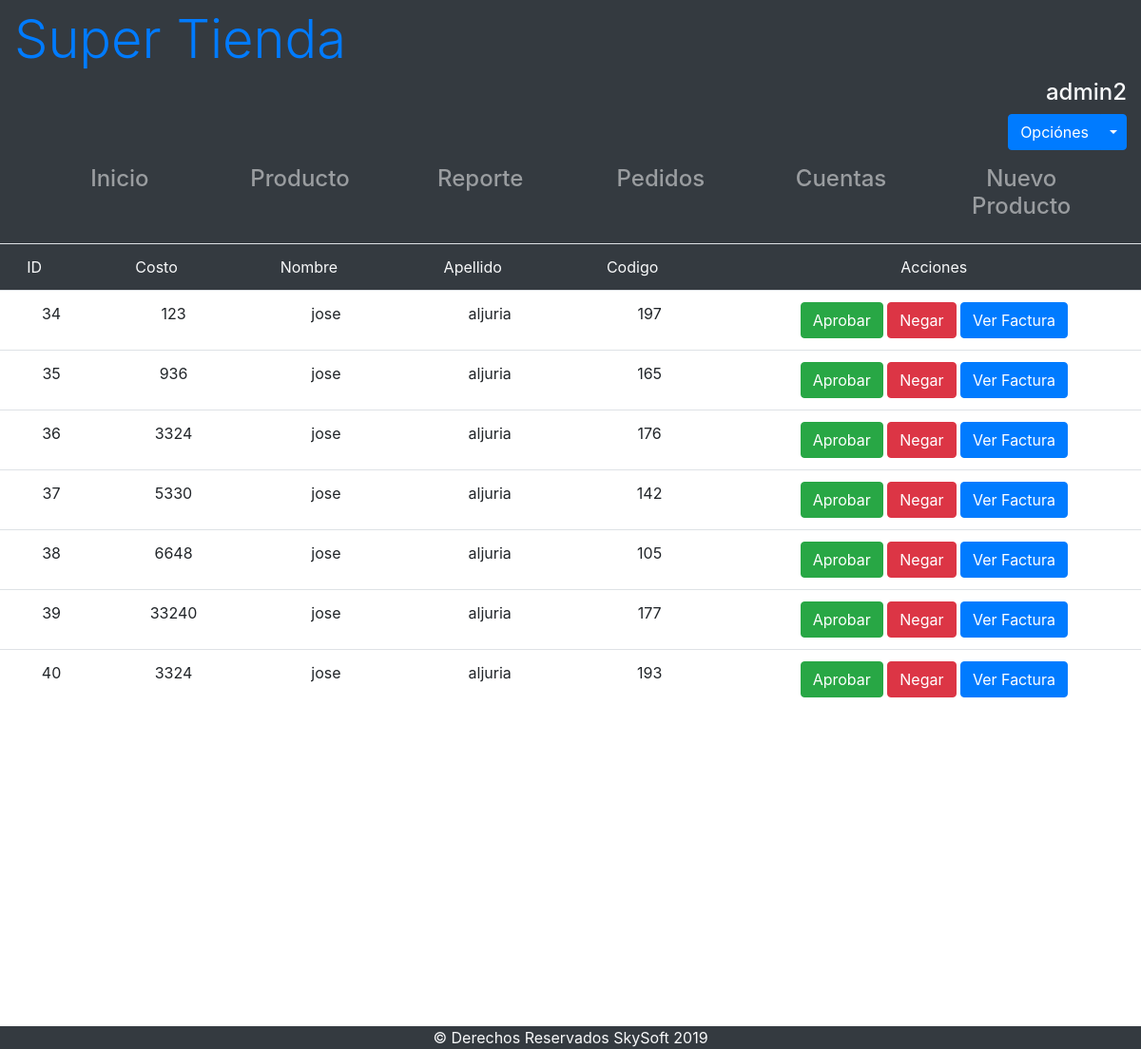
The page /pedidos.php (signed in) on the database as committed earlier.
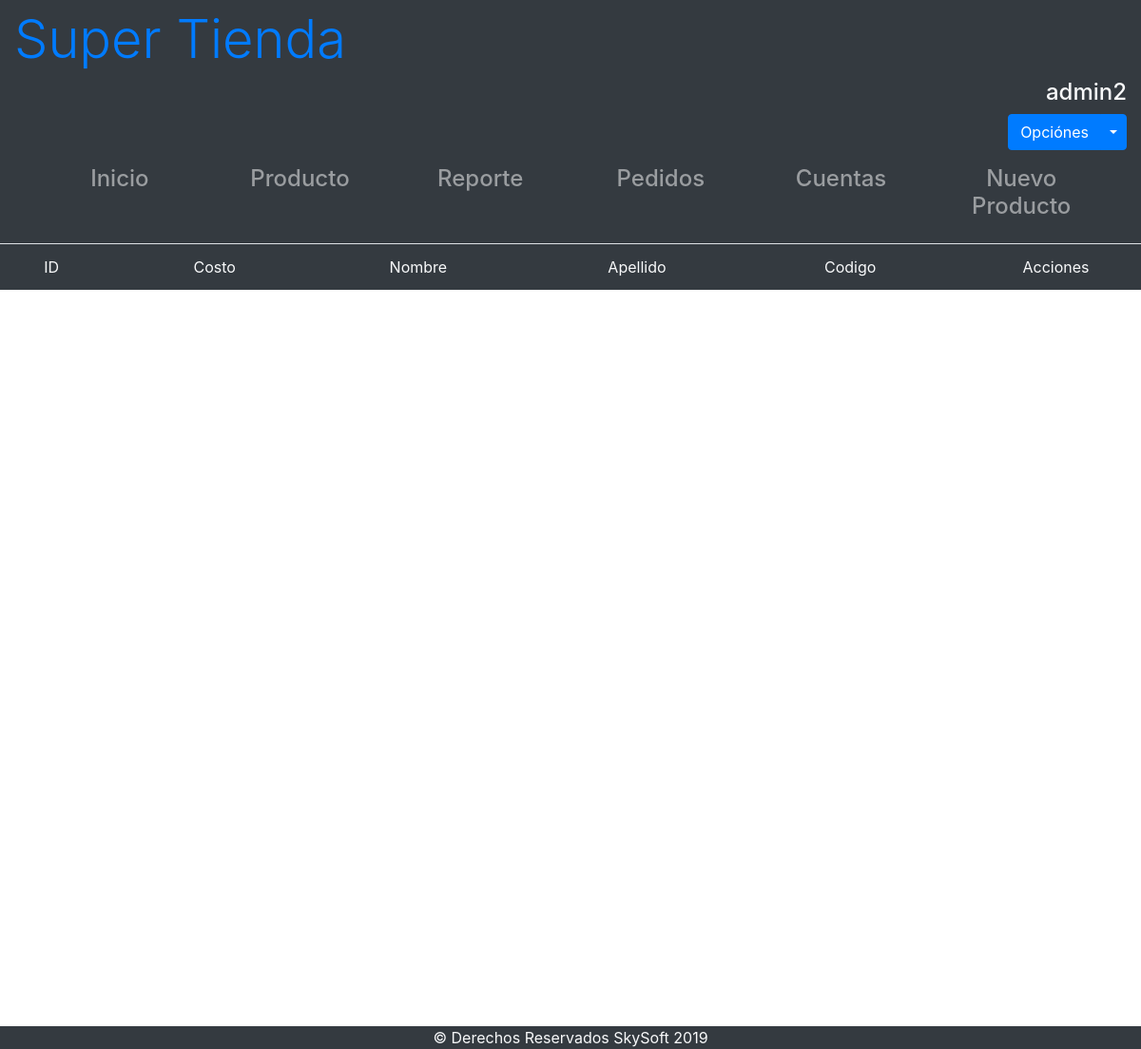
The same page on the database as committed later.
### tables this page shows
CREATE TABLE `pedido` (
  `idPedido` int(11) NOT NULL,
  `idProducto` text NOT NULL,
  `fechaRealizacion` timestamp NOT NULL DEFAULT CURRENT_TIMESTAMP ON UPDATE CURRENT_TIMESTAMP,
  `idCliente` int(11) NOT NULL,
  `estado` set('pendiente','aprobado','negado','despachado') NOT NULL,
  `costo` double NOT NULL,
  `codigo` int(11) NOT NULL,
  `factura` varchar(255) NOT NULL
);

CREATE TABLE `cliente` (
  `idCliente` int(11) NOT NULL,
  `nombre` varchar(100) NOT NULL,
  `apellido` varchar(100) NOT NULL,
  `email` varchar(30) NOT NULL,
  `password` varchar(100) NOT NULL
);

### pedidos.php (the view, shortened to what this page needs)
<?php
if(!empty($_SESSION)){
?>
<!DOCTYPE html>
<html lang="en">
<head>
	<link rel="stylesheet" href="Bootstrap/css/bootstrap.min.css">
	<link rel="stylesheet" href="css/estilo.css">
</head>
<body id="bienvenida">
<?php include_once('include/encabezado.php'); ?>
<?php include_once('include/menus.php');?>
	<main class="">
		<section class="min-vh-100">
			<table class="table tabla-responsive table-hover text-center ">
				<tr class="bg-dark text-light">
					<td class="pr-5">ID</td>
					<td class="pr-5">Costo</td>
					<td class="pr-5">Nombre</td>
					<td class="pr-5">Apellido</td>
					<td class="pr-5">Codigo</td>
					<td colspan="2" class="text-center"> Acciones</td>
				</tr>
			<?php
				include_once('php/conexion.php');
				$query = "SELECT * FROM pedido WHERE estado != 'despachado' AND estado != 'negado'";
				$rsQuery = mysqli_query($conn, $query) or die(mysqli_error($conn));
				while($pedido = mysqli_fetch_array($rsQuery)){
					$idCliente = $pedido['idCliente'];
					$query2 = "SELECT nombre, apellido from cliente where idCliente = '$idCliente'";
					$rsQuery2 = mysqli_query($conn, $query2) or die(mysqli_error($conn));
					$cliente = mysqli_fetch_array($rsQuery2);
				?>
					<tr>
						<td ><?php echo $pedido['idPedido']; ?></td>
						<td><?php echo $pedido['costo'];?></td>
						<td><?php echo $cliente['nombre'];?></td>
						<td><?php echo $cliente['apellido'];?></td>
						<td><?php echo $pedido['codigo']; ?></td>
						<td>
							<?php
								if($pedido['estado'] === 'pendiente'){?>
							<button type="button" class="btn btn-success" onclick="aprobar(<?php  echo $pedido['idPedido'];?>)">Aprobar</button>
							<button type="button" class="btn btn-danger" onclick="negar(<?php  echo $pedido['idPedido'];?>)">Negar</button>
							<?php }else{ ?>
							<button type="button" class="btn btn-warning" onclick="despachar(<?php  echo $pedido['idPedido'];?>)">Despachar</button>
							<?php } ?>
							<a href="<?php echo $pedido['factura'] ?>" target="_blank"><button type="button" class="btn btn-primary">Ver Factura</button></a>
						</td>
					</tr>
				<?php
				}
				?>
			</table>
		</section>
	</main>
	<footer class="w-100 bg-dark text-light text-center mt-4">
		&copy; Derechos Reservados SkySoft 2019
	</footer>
</body>
</html>
<?php
}else{
	echo "Debe iniciar session";
}
?>

### include/encabezado.php (shortened to what this page needs)
<header class="bg-dark container-fluid h-25">
	<div class="d-flex-sm text-center text-md-left h-100" >
		<h1 class="py-2 display-4"><a href="index.php" class="text-decoration-none">Super Tienda</a></h1>
		<?php
		if(empty($_SESSION)){?>
		<div class="text-center text-md-right">
			<a href="login.html" class="align-self-center btn btn-outline-primary">Iniciar Sesión</a>
		</div>
		<?php }else{ ?>
		<div class="text-md-right">
			<p class="text-light h4"><?php echo $_SESSION['email'];?></p>
			<div class="btn-group">
						<button type="button" class="btn btn-primary">Opciónes</button>
						<button type="button" class="btn btn-primary dropdown-toggle dropdown-toggle-split" data-toggle="dropdown"></button>
				</div>
			</div>
		<?php } ?>
	</div>
</header>

### include/menus.php (shortened to what this page needs)
<?php
$menuCliente = Array('Inicio' => 'index.php', 'Producto' => 'productos.php?categoria=Todos&pagina=1', 'Carrito' => 'carritoCompra.php',);
$menuAdmin = Array('Inicio' => 'index.php', 'Producto' => 'productos.php?categoria=Todos&pagina=1', 'Reporte' => 'reportes.php', 'Pedidos' => 'pedidos.php', 'Cuentas' => 'cuentasAdmin.php', 'Nuevo Producto' => 'nuevoProducto.php',);
$menuVisitante = Array('Inicio' => 'index.php', 'Producto' => 'productos.php?categoria=Todos&pagina=1', 'Carrito' => 'carritoCompra.php',);
$menu = Array();
if(!empty($_SESSION['usuario'])){
	if($_SESSION['usuario'] === 'cliente'){
		$menu = $menuCliente;
	}else if($_SESSION['usuario'] === 'administrador'){
		$menu = $menuAdmin;
	}
}else{
	$menu = $menuVisitante;
}
?>
<nav class="navbar navbar-dark bg-dark navbar-expand-md">
		<div class="container-fluid">
			<div class="collapse navbar-collapse" id="menu-principal">
				<ol class="navbar-nav w-100">
					<?php
					foreach ($menu as $key => $value){
					?>
					<li class="nav-item h4 w-100 text-left text-md-center"><a href="<?php echo $menu[$key] ?>" class="nav-link"><?php echo $key?></a></li>
					<?php }?>
				</ol>
			</div>
		</div>
	</nav>

### css/estilo.css (style rules this page uses)
* { margin: 0; padding:0; }
h1 { margin-bottom: 0; }

Rows that differ between the two databases and show on the page:
removed pedido: idPedido "34", costo "123", idCliente.nombre "jose", idCliente.apellido "aljuria", codigo "197"
removed pedido: idPedido "35", costo "936", idCliente.nombre "jose", idCliente.apellido "aljuria", codigo "165"
no longer on this page (row edited): pedido: idPedido "36", costo "3324", idCliente.nombre "jose", idCliente.apellido "aljuria", codigo "176"
removed pedido: idPedido "37", costo "5330", idCliente.nombre "jose", idCliente.apellido "aljuria", codigo "142"
no longer on this page (row edited): pedido: idPedido "38", costo "6648", idCliente.nombre "jose", idCliente.apellido "aljuria", codigo "105"
removed pedido: idPedido "39", costo "33240", idCliente.nombre "jose", idCliente.apellido "aljuria", codigo "177"
no longer on this page (row edited): pedido: idPedido "40", costo "3324", idCliente.nombre "jose", idCliente.apellido "aljuria", codigo "193"
